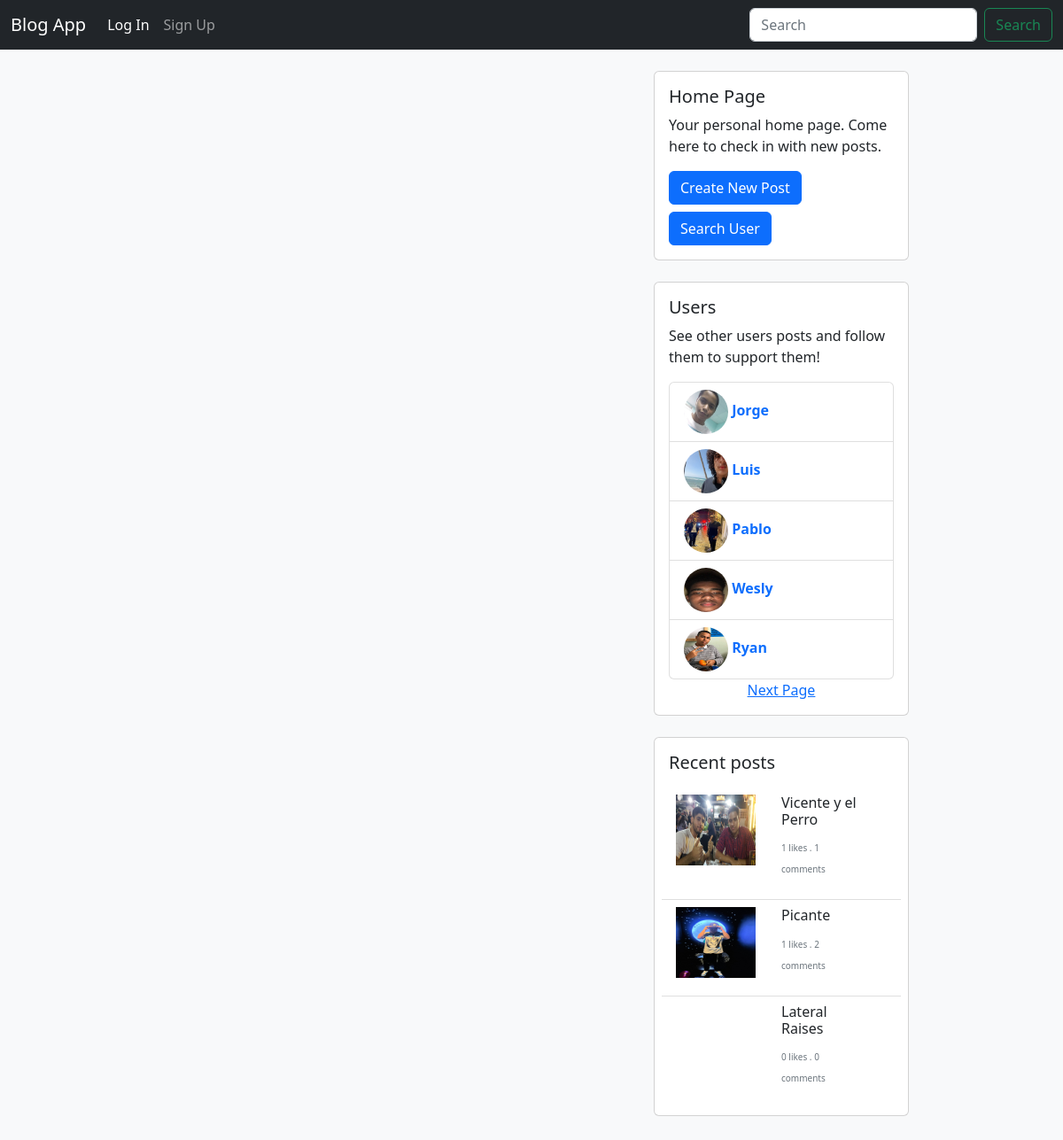
The page /search_user on the database its author committed.
### app/models.py (models this page shows, shortened)
class User(UserMixin, db.Model):
    __tablename__ = 'users'
    id = db.Column(db.Integer, primary_key=True)
    email = db.Column(db.String(64), unique=True, index=True)
    username = db.Column(db.String(64), unique=True, index=True)
    password_hash = db.Column(db.String(128))
    profile_pic = db.Column(db.String, default='images/profile photos/default_profile_pic.jpg')
    posts = db.relationship('Blog', backref='user', cascade='all, delete-orphan')
    comments = db.relationship('Comment', backref='user', cascade='all, delete-orphan')
    followers = db.relationship('Follow', backref='user', foreign_keys='Follow.followed_id', cascade='all, delete-orphan')
    likes = db.relationship('Like', backref='user', cascade='all, delete-orphan')
    notifications = db.relationship('Notification', backref='user', foreign_keys='Notification.user_id', cascade='all, delete-orphan')
    actions = db.relationship('Notification', backref='notificator', foreign_keys='Notification.notificator_id', cascade='all, delete-orphan')
    confirmed = db.Column(db.Boolean, default=False)
    @property
    def password(self):
        raise AttributeError('password is not readable')
    def __str__(self):
        return self.username

class Blog(db.Model):
    __tablename__ = 'blogs'
    id = db.Column(db.Integer, primary_key=True)
    title = db.Column(db.String(64), nullable=False)
    body = db.Column(db.Text, nullable=False)
    author = db.Column(db.Integer, db.ForeignKey('users.id'))
    date = db.Column(db.DateTime, default=datetime.utcnow, index=True)
    comments = db.relationship('Comment', backref='blog', cascade='all, delete-orphan')
    likes = db.relationship('Like', backref='blog', cascade='all, delete-orphan')
    files = db.relationship('File', backref='blog', cascade='all, delete-orphan')
    topic = db.Column(db.String, nullable=True)

### app/main/views.py (the view)
@main.route('/search_user')
def search_user():
    q = f'%{request.args.get("q")}%'
    page = request.args.get('search_user_page', 1, type=int)
    pagination = User.query.filter((User.username.ilike(q))).paginate(
        page=page, per_page=current_app.config['USERS_PER_PAGE'], error_out=False
    )
    users = pagination.items
    post_widget_context = get_posts_widget_context()
    posts = post_widget_context['posts']
    users_widget_context = get_users_widget_context()
    other_users = users_widget_context['users']
    other_users_pagination = users_widget_context['users_pagination']
    return render_template('auth/users.html', posts=posts, users=users, other_users=other_users, pagination=pagination, other_users_pagination=other_users_pagination, q=request.args.get('q'))

### app/main/views.py (called while the page is built)
def get_posts_widget_context():
    page = request.args.get('posts_page', 1, type=int)
    posts_pagination = Blog.query.order_by(Blog.date.desc()).paginate(
        page=page,
        per_page=current_app.config['POSTS_PER_PAGE'],
        error_out=False
    )
    posts = posts_pagination.items
    return {'posts': posts, 'posts_pagination': posts_pagination}

def get_users_widget_context():
    page = request.args.get('users_page', type=int)
    users_pagination = User.query.paginate(
        page=page,
        per_page=current_app.config['USERS_PER_PAGE'],
        error_out=False
    )
    users = users_pagination.items
    return {'users': users, 'users_pagination': users_pagination}

### app/models.py (called while the page is built)
    @property
    def type(self):
        image_file_types = [
            'jpg', 'jpeg', 'png', 'gif', 'tiff', 'tif', 'bmp', 'webp', 'svg', 'ico',
            'raw', 'heif', 'heic', 'crx'
        ]
        video_file_types = [
            'mp4', 'avi', 'mkv', 'mov', 'wmv', 'flv', 'webm', '3gp', 'ogg', 'mpg', 'mpeg', 'ts'
        ]
        type = self.path.split('.')
        max_index = len(type) - 1
        type = type[max_index]
        if type in image_file_types:
            print('image')
            return 'image'
        elif type in video_file_types:
            return 'video'
        else:
            print('else')
            return type

    @property
    def file_extension(self):
        type = self.path.split('.')
        max_index = len(type) - 1
        return type[max_index]

### app/templates/auth/users.html (shortened to what this page needs)
{% extends 'base.html' %}
{% from 'macros.html' import user_card, users_pagination_widget, home_widget, users_widget, posts_widget %}
{% block content %}
<div class="container flex-container w-75 p-4">
    <div>
        {{ home_widget() }}
        <div class="card mb-4" style="width: 18rem;">
            <div class="card-body">
                <h5 class="card-title">Users</h5>
                <p class="card-text">See other users posts and follow them to support them!</p>
                <ul class="list-group">
                    {% for user in other_users %}
                        <li class="list-group-item">
                            <a href="{{ url_for('auth.profile', username=user) }}" class="text-decoration-none mb-2">
                                <img src="{{ url_for('static', filename=user.profile_pic) }}" class="profile_pic" style="height: 50px; width: 50px;">
                                <span class="card-title"><b>{{ user }}</b></span>
                            </a>
                        </li>
                    {% endfor %}
                </ul>
                <div class="d-flex justify-content-center align-items-center">
                    {% if other_users_pagination.has_next %}
                        <a href="{{ url_for(request.endpoint, q=q, users_page  = pagination.page + 1) }}">Next Page</a>
                    {% elif other_users_pagination.has_prev %}
                        <a href="{{ url_for(request.endpoint, q=q, users_page = pagination.page - 1) }}">Previous Page</a>
                    {% endif %}
                </div>
            </div>
        </div>
        {{ posts_widget(posts) }}
    </div>
</div>
{% endblock content %}

### app/templates/base.html (shortened to what this page needs)
<!DOCTYPE html>
<html>
    <head>
        <link href="https://cdn.jsdelivr.net/npm/bootstrap@5.2.3/dist/css/bootstrap.min.css" rel="stylesheet">
        <link rel="stylesheet" href="https://cdnjs.cloudflare.com/ajax/libs/font-awesome/6.0.0/css/all.min.css">
        <link rel="stylesheet" href="{{ url_for('static', filename='css/styles.css') }}">
    </head>
    <body class="bg-light">
        {% block navbar %}
            <nav class="navbar navbar-expand-lg navbar-dark bg-dark sticky-top">
                <div class="container-fluid">
                    <a class="navbar-brand" href="{{ url_for('main.index') }}">Blog App</a>
                    <div class="collapse navbar-collapse" id="navbarSupportedContent">
                        <ul class="navbar-nav me-auto mb-2 mb-lg-0">
                            {% if current_user.is_authenticated %}
                                <li class="nav-item">
                                    <a class="nav-link active" aria-current="page" href="{{ url_for('blogs.new_post') }}">New Post +</a>
                                </li>
                                <li class="nav-item">
                                    <a class="nav-link active" aria-current="page" href="{{ url_for('blogs.news') }}">News</a>
                                </li>
                                <li class="nav-item dropdown">
                                    <a class="nav-link dropdown-toggle" href="#" id="navbarDropdown" role="button" data-bs-toggle="dropdown" aria-expanded="false">
                                    {{ current_user.username }}
                                    </a>
                                    <ul class="dropdown-menu" aria-labelledby="navbarDropdown">
                                        <li><a class="dropdown-item" href="{{ url_for('auth.logout') }}">Log Out</a></li>
                                        <li><a class="dropdown-item" href="{{ url_for('auth.profile', username=current_user.username) }}">My Profile</a></li>
                                        <li><hr class="dropdown-divider"></li>
                                        <li><a class="dropdown-item" href="{{ url_for('auth.delete_profile') }}">Delete Profile</a></li>
                                    </ul>
                                </li>
                                <li class="nav-item">
                                    <a class="nav-link disabled">Disabled</a>
                                </li>
                                <li class="nav-item dropdown">
                                    {% if current_user.notifications %}
                                        <a class="nav-link dropdown-toggle" href="#" id="notifications" role="button" data-bs-toggle="dropdown" aria-expanded="false">
                                    {% else %}
                                        <a class="nav-link" href="#" id="notifications" role="button" data-bs-toggle="dropdown" aria-expanded="false">
                                    {% endif %}
                                        <i class="fa-regular fa-bell"></i>
                                        {% if current_user.notifications %}
                                            <span class="badge rounded-pill bg-danger text-bg-secondary">{{ current_user.notifications | length }}</span>
                                        {% endif %}
                                    </a>
                                    {% if current_user.notifications %}
                                        <ul class="dropdown-menu" aria-labelledby="notifications">
                                            {% for notification in current_user.notifications %}
                                                <li class="dropdown-item">
                                                    <img src="{{ url_for('static', filename=notification.notificator.profile_pic) }}" class="profile_pic">
                                                    {{ notification }}
                                                    <a class="btn-close m-lg-2" href="{{ url_for('blogs.delete_notification', notification_id=notification.id) }}"></a>
                                                </li>
                                            {% endfor %}
                                        </ul>
                                    {% endif %}
                                </li>
                            {% else %}
                                <li class="nav-item">
                                    <a class="nav-link active" aria-current="page" href="{{ url_for('auth.login') }}">Log In</a>
                                </li>
                                <li class="nav-item">
                                    <a class="nav-link" href="{{ url_for('auth.register') }}">Sign Up</a>
                                </li>
                            {% endif %}
                        </ul>
                        <form class="d-flex" action="{{ url_for('main.search_post') }}">
                            <input class="form-control me-2" name="q" type="search" placeholder="Search" aria-label="Search">
                            <button class="btn btn-outline-success" type="submit">Search</button>
                        </form>
                    </div>
                </div>
            </nav>
        {% endblock navbar %}
        <div class="flex-container">
            {% block content %}
            {% endblock content %}
        </div>
    </body>
</html>

### app/templates/macros.html (shortened to what this page needs)
{% macro home_widget() %}
    <div class="card mb-4" style="width: 18rem;">
        <div class="card-body">
            <h5 class="card-title">Home Page</h5>
            <p class="card-text">Your personal home page. Come here to check in with new posts.</p>
            <a href="{{ url_for('blogs.new_post') }}" class="btn btn-primary mb-2">Create New Post</a>
            <div class="dropdown">
                <button class="btn btn-primary" type="button" data-bs-toggle="dropdown" aria-expanded="false">
                Search User
                </button>
            </div>
        </div>
    </div>
{% endmacro %}
{% macro posts_widget(posts) %}
    <div class="card mb-4" style="width: 18rem;">
        <div class="p-2">
            <h5 class="card-title p-2">Recent posts</h5>
            <ul class="list-group list-group-flush">
                {% for post in posts[:5] %}
                    <li class="list-group-item">
                        <div class="row">
                            <div class="row">
                                <div class="col-md-6">
                                    {% if post.files %}
                                    {% set file = post.files[0] %}
                                    {% if file.type == 'image' %}
                                        <img src="{{ url_for('static', filename=file.path )}}" style="height: 80px; width: 90px;">
                                    {% elif file.type == 'video' %}
                                        <video width="80" height="90">
                                            <source src="{{ url_for('static', filename=file.path) }}" type="video/{{ file.file_extension }}">
                                        </video>
                                    {% endif %}
                                {% endif %}
                                </div>
                                <div class="col-md-6">
                                    <h5 class="" style="font-size: 16px;">{{ post.title }}</h5>
                                    <p><span class="text-muted" style="font-size: 10px;">{{ post.likes|length }} likes . {{ post.comments|length }} comments</span></p>
                                </div>
                            </div>
                        </div>
                    </li>
                {% endfor %}
            </ul>
        </div>
    </div>
{% endmacro %}

### app/static/css/styles.css (style rules this page uses)
.profile_pic { height: 30px; width: 30px; border-radius: 50%; }
.flex-container { display: flex; flex-direction: row; justify-content: flex-start; align-items: flex-start; }

### rows shown on the page
User: profile_pic (picture), username "Jorge"
User: profile_pic (picture), username "Luis"
User: profile_pic (picture), username "Pablo"
User: profile_pic (picture), username "Wesly"
User: profile_pic (picture), username "Ryan"
Blog: shows a picture, title "Vicente y el Perro", likes|length "1", comments|length "1"
Blog: shows a picture, title "Picante", likes|length "1", comments|length "2"
Blog: title "Lateral Raises", likes|length "0", comments|length "0"
